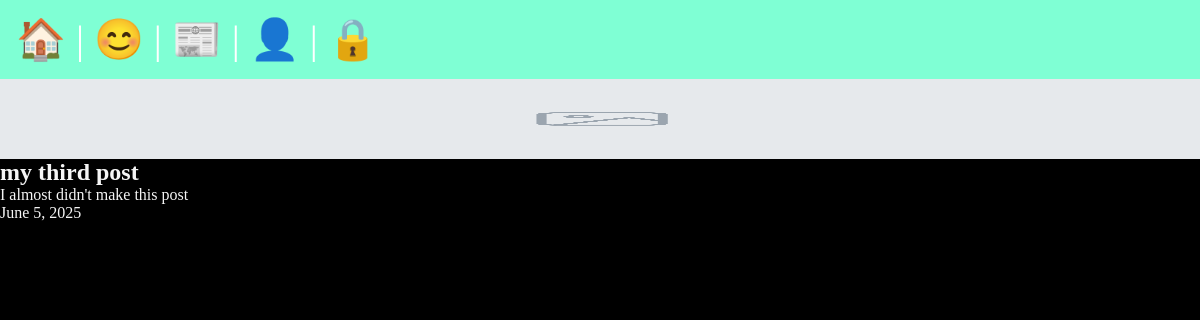
/posts/third-slug, run on an earlier commit of the app's database.
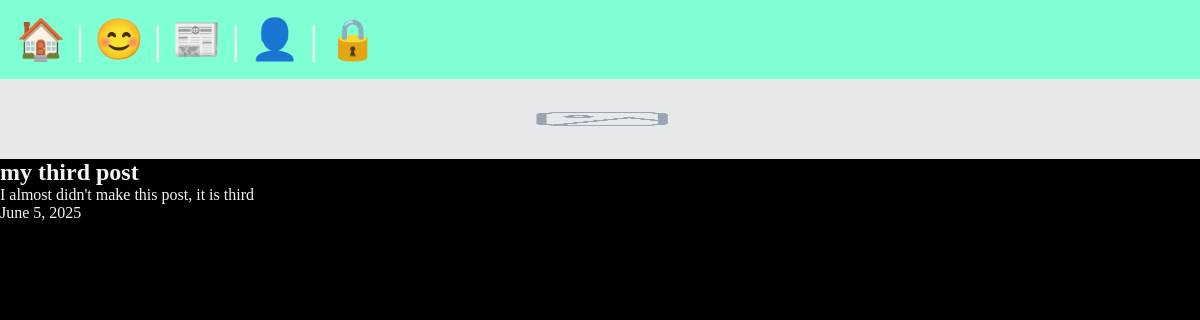
And on a later commit of the database.
### posts/models.py (models this page shows, shortened)
class Post(models.Model):
    title = models.CharField(max_length=75)
    body = models.TextField()
    slug = models.SlugField()
    date = models.DateField(auto_now_add=True)
    banner = models.ImageField(default='fallback.png', blank=True)

### posts/views.py (the view)
# urls.py: path('<slug:slug>', views.post_page, name="page"),
def post_page(request, slug):
    post = Post.objects.get(slug=slug)
    return render(request, 'posts/post_page.html', {'post': post})

### posts/templates/posts/post_page.html (shortened to what this page needs)
{% extends "layout.html" %}
{% block content %}
<section>
        <img class="banner" src="{{post.banner.url}}" alt="{{post.title}}">
        <h1>{{post.title}}</h1>
        <p>{{post.body}}</p>
        <p>{{post.date}}</p>
</section>
{% endblock  %}

### templates/layout.html (shortened to what this page needs)
<!DOCTYPE html>
{% load static %}
<html lang="en">
<head>
    <link rel="stylesheet" href="{% static 'css/style.css' %}">
</head>
<body>
    <nav>
        <a href="/">
        <span role="img" aria-label="Home" title="Home">🏠</span>
        </a> |
        <a href="/about">
         <span role="img" aria-label="About" title="About">😊</span>
        </a> |
        <a href="{% url "posts:list" %}" title="Posts">
        <span role="img" aria-label="Home">📰</span>
        </a> |
        <a href="{% url "users:register" %}" title="Users">
            <span role="img" aria-label="User">👤</span>
        </a> |
        <a href="{% url "users:login" %}" title="User Login">
            <span role="img" aria-label="User Login">🔒</span>
        </a>
    </nav>
    <main>
        {% block content %}
        {% endblock  %}
    </main>
</body>
</html>

### static/css/style.css (style rules this page uses)
* { margin: 0; padding: 0; box-sizing: border-box; }
body { min-height: 100vh; display: flex; flex-flow: column; font-size: 1rem; background-color: black; color: whitesmoke; }
nav { padding: 1rem; background-color: aquamarine; color: white; font-size: 2.5rem; }
main { flex-grow: 1; }
h1, p { text-align: left; }
a { text-decoration: none; color: aquamarine; }
.banner { display: block; width: 100%; height: 80px; }

What changed in the data, as far as the page shows it:
changed Post "my third post": body "I almost didn't make this post" → "I almost didn't make this post, it is third"
